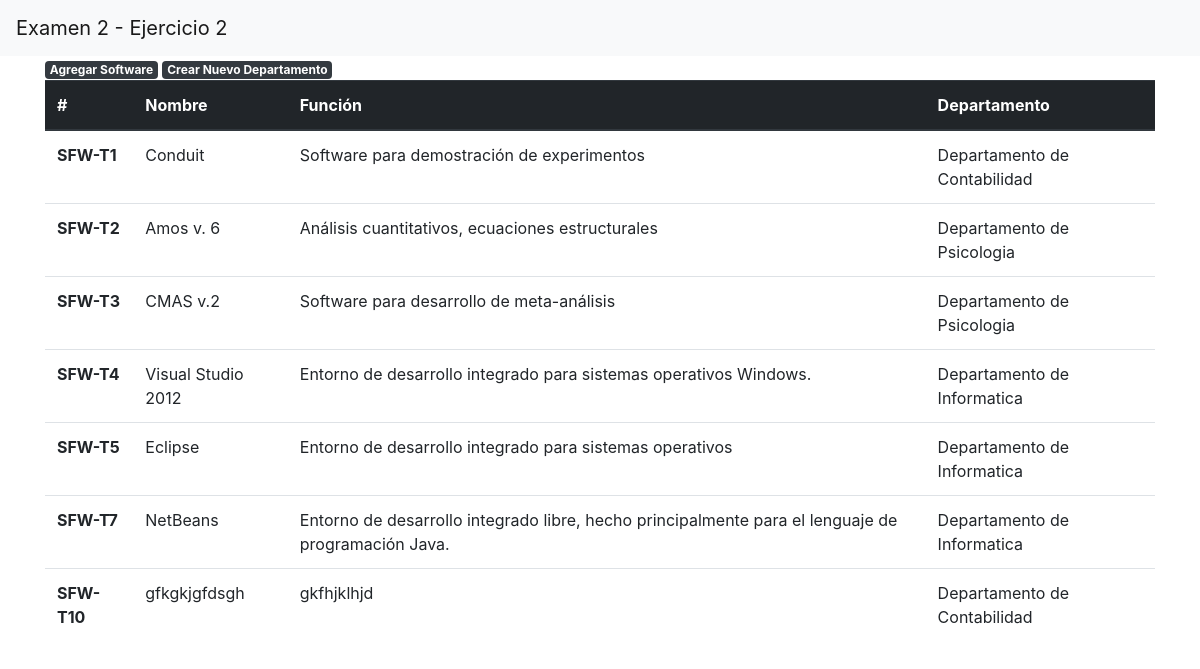
The page / on the database its author committed.
### directorio/models.py (models this page shows, shortened)
class Software(models.Model):
	nombre=models.CharField(max_length=100, null=True)
	funcion=models.CharField(max_length=500, null=True)
	departamento=models.ForeignKey(Departamento, on_delete=models.CASCADE,default=1)

class Departamento(models.Model):
	nombre=models.CharField(max_length=100, null=True)
	def __str__(self):
		return self.nombre

### directorio/views.py (the view)
# urls.py: path('',views.Directorio.as_view(),name="list_directorio"),
class Directorio(generic.ListView):
	template_name="directorio/lista_software.html"
	model=Software

### templates/directorio/lista_software.html (shortened to what this page needs)
{% extends "base.html" %}
{% block content %}
	<div class="container">
	<a href="{% url 'directorio:createSoftware_view' %}" class="badge badge-dark">Agregar Software</a>
	<a href="{% url 'directorio:createDepartamento_view' %}" class="badge badge-dark">Crear Nuevo Departamento</a><br>
	<table class="table">
	<thead class="thead-dark">
		<tr>
	      <th scope="col">#</th>
	      <th scope="col">Nombre</th>
	      <th scope="col">Función</th>
	      <th scope="col">Departamento</th>
	    </tr>
	<thead>
	<tbody>
		{% for i in object_list %}
	    <tr>
	      <th scope="row">SFW-T{{i.id}}</th>
	      <td>{{i.nombre}}</td>
	      <td>{{i.funcion}}</td>
	      <td>{{i.departamento}}</td>
	    </tr>
	    {% endfor %}
	</tbody>
	</table>
	</div>
{% endblock %}

### templates/base.html (shortened to what this page needs)
<!DOCTYPE html>
<html>
<head>
    <link rel="stylesheet" href="https://stackpath.bootstrapcdn.com/bootstrap/4.1.3/css/bootstrap.min.css">
</head>
<body>
	  {% include "navbar.html" %}
      {% block content %}
      {% endblock %}
</body>
</html>

### templates/navbar.html
<nav class="navbar navbar-light bg-light">
  <a class="navbar-brand" href="#">Examen 2 - Ejercicio 2</a>
</nav>

### rows shown on the page
Software: id "1", nombre "Conduit", funcion "Software para demostración de experimentos", departamento "Departamento de Contabilidad"
Software: id "2", nombre "Amos v. 6", funcion "Análisis cuantitativos, ecuaciones estructurales", departamento "Departamento de Psicologia"
Software: id "3", nombre "CMAS v.2", funcion "Software para desarrollo de meta-análisis", departamento "Departamento de Psicologia"
Software: id "4", nombre "Visual Studio 2012", funcion "Entorno de desarrollo integrado para sistemas operativos Windows.", departamento "Departamento de Informatica"
Software: id "5", nombre "Eclipse", funcion "Entorno de desarrollo integrado para sistemas operativos", departamento "Departamento de Informatica"
Software: id "7", nombre "NetBeans", funcion "Entorno de desarrollo integrado libre, hecho principalmente para el lenguaje de programación Java.", departamento "Departamento de Informatica"
Software: id "10", nombre "gfkgkjgfdsgh", funcion "gkfhjklhjd", departamento "Departamento de Contabilidad"
